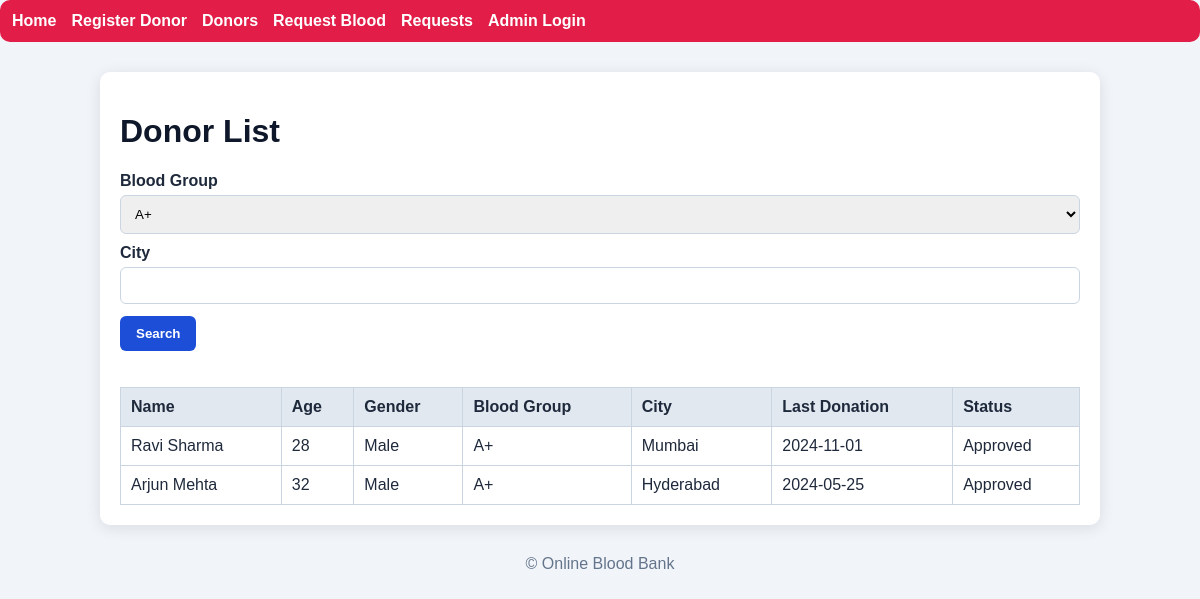
Screenshot of /donor_list.php?blood_group=A+ with the database file from the repository.
### tables this page shows
CREATE TABLE IF NOT EXISTS donors (
  id INT AUTO_INCREMENT PRIMARY KEY,
  name VARCHAR(100) NOT NULL,
  age TINYINT NOT NULL,
  gender ENUM('Male','Female','Other') NOT NULL,
  blood_group VARCHAR(5) NOT NULL,
  phone VARCHAR(20) NOT NULL,
  email VARCHAR(100) NOT NULL,
  city VARCHAR(100) NOT NULL,
  last_donation DATE DEFAULT NULL,
  status ENUM('Pending','Approved','Rejected') NOT NULL DEFAULT 'Pending',
  created_at TIMESTAMP DEFAULT CURRENT_TIMESTAMP
);

### donor_list.php (the view, shortened to what this page needs)
<?php
require_once 'db.php';
$blood_group = $_GET['blood_group'] ?? '';
$city = trim($_GET['city'] ?? '');
$where = [];
$params = [];
if ($blood_group) { $where[] = 'blood_group = ?'; $params[] = $blood_group; }
$whereSql = $where ? 'WHERE ' . implode(' AND ', $where) : '';
$stmt = $pdo->prepare("SELECT * FROM donors $whereSql ORDER BY created_at DESC");
$stmt->execute($params);
$donors = $stmt->fetchAll();
?>
<!DOCTYPE html>
<html lang="en"><head><meta charset="UTF-8"><meta name="viewport" content="width=device-width, initial-scale=1.0"><title>Donor List</title><link rel="stylesheet" href="style.css"></head><body>
<nav><a href="index.php">Home</a><a href="donor_register.php">Register Donor</a><a href="donor_list.php">Donors</a><a href="request_blood.php">Request Blood</a><a href="request_list.php">Requests</a><a href="admin_login.php">Admin Login</a></nav>
<div class="container">
    <h1>Donor List</h1>
    <form method="get" style="margin-bottom:20px;">
        <label>Blood Group</label><select name="blood_group"><option value="A+" <?= $blood_group=='A+' ? 'selected':'' ?>>A+</option></select>
        <label>City</label><input type="text" name="city" value="<?= htmlspecialchars($city) ?>">
        <button type="submit">Search</button>
    </form>
    <div class="table-wrap"><table><thead><tr><th>Name</th><th>Age</th><th>Gender</th><th>Blood Group</th><th>City</th><th>Last Donation</th><th>Status</th></tr></thead><tbody>
    <?php if (count($donors) === 0): ?>
        <tr><td colspan="7">No donor records found.</td></tr>
    <?php else: ?>
        <?php foreach ($donors as $donor): ?>
            <tr>
                <td><?= htmlspecialchars($donor['name']) ?></td>
                <td><?= htmlspecialchars($donor['age']) ?></td>
                <td><?= htmlspecialchars($donor['gender']) ?></td>
                <td><?= htmlspecialchars($donor['blood_group']) ?></td>
                <td><?= htmlspecialchars($donor['city']) ?></td>
                <td><?= htmlspecialchars($donor['last_donation'] ?: '-'); ?></td>
                <td><?= htmlspecialchars($donor['status']) ?></td>
            </tr>
        <?php endforeach; ?>
    <?php endif; ?>
    </tbody></table></div>
</div>
<footer>© Online Blood Bank</footer>
</body></html>

### style.css (style rules this page uses)
* { box-sizing: border-box; }
body { margin:0; font-family: Arial, sans-serif; background:#f1f5f9; color:#1e293b; }
.container { max-width:1000px; margin:30px auto; padding:20px; background:white; border-radius:10px; box-shadow:0 3px 15px rgba(15,23,42,.1); }
nav { background:#e11d48; padding:12px; border-radius:10px; margin-bottom:20px; }
nav a { color:white; margin-right:15px; text-decoration:none; font-weight:600; }
h1, h2 { color:#0f172a; }
form label { display:block; margin-top:10px; font-weight:600; }
form input, form select, form textarea { width:100%; padding:10px; border:1px solid #cbd5e1; border-radius:6px; margin-top:5px; }
button { background:#1d4ed8; color:white; border:none; padding:10px 16px; margin-top:12px; border-radius:6px; cursor:pointer; font-weight:600; }
.table-wrap { overflow:auto; }
table { width:100%; border-collapse:collapse; margin-top:16px; }
th, td { border:1px solid #cbd5e1; padding:10px; text-align:left; }
th { background:#e2e8f0; }
footer { text-align:center; margin-top:24px; color:#64748b; }

### rows the page displays
donors: name "Ravi Sharma", age "28", gender "Male", blood_group "A+", city "Mumbai", last_donation "2024-11-01", status "Approved"
donors: name "Arjun Mehta", age "32", gender "Male", blood_group "A+", city "Hyderabad", last_donation "2024-05-25", status "Approved"
